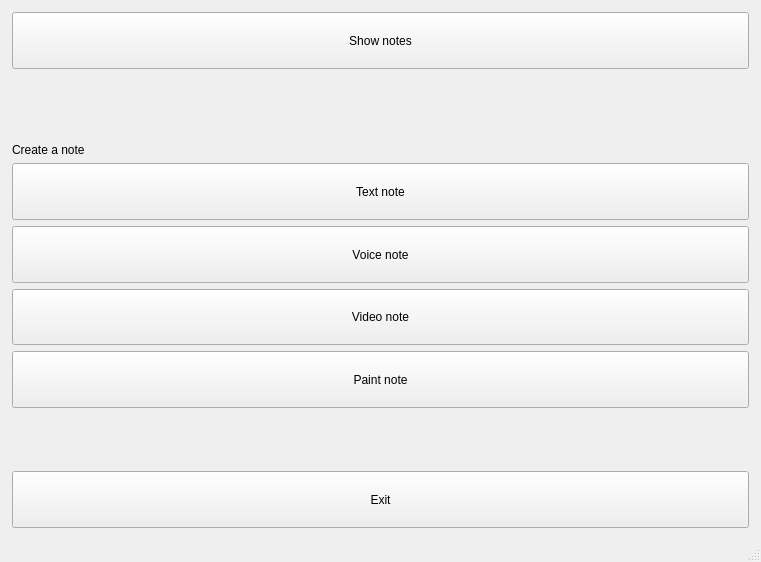
<?xml version="1.0" encoding="UTF-8"?>
<ui version="4.0">
 <class>MainWindow</class>
 <widget class="QMainWindow" name="MainWindow">
  <property name="geometry">
   <rect>
    <x>0</x>
    <y>0</y>
    <width>761</width>
    <height>562</height>
   </rect>
  </property>
  <property name="windowTitle">
   <string>Notessa</string>
  </property>
  <widget class="QWidget" name="centralwidget">
   <layout class="QVBoxLayout" name="verticalLayout_2">
    <item>
     <layout class="QVBoxLayout" name="verticalLayout">
      <property name="sizeConstraint">
       <enum>QLayout::SetDefaultConstraint</enum>
      </property>
      <property name="leftMargin">
       <number>3</number>
      </property>
      <property name="topMargin">
       <number>3</number>
      </property>
      <property name="rightMargin">
       <number>3</number>
      </property>
      <property name="bottomMargin">
       <number>3</number>
      </property>
      <item>
       <widget class="QPushButton" name="showNotesButton">
        <property name="sizePolicy">
         <sizepolicy hsizetype="Expanding" vsizetype="Expanding">
          <horstretch>0</horstretch>
          <verstretch>0</verstretch>
         </sizepolicy>
        </property>
        <property name="text">
         <string>Show notes</string>
        </property>
       </widget>
      </item>
      <item>
       <spacer name="verticalSpacer">
        <property name="orientation">
         <enum>Qt::Vertical</enum>
        </property>
        <property name="sizeHint" stdset="0">
         <size>
          <width>20</width>
          <height>68</height>
         </size>
        </property>
       </spacer>
      </item>
      <item>
       <widget class="QLabel" name="createNoteLabel">
        <property name="frameShape">
         <enum>QFrame::NoFrame</enum>
        </property>
        <property name="frameShadow">
         <enum>QFrame::Plain</enum>
        </property>
        <property name="lineWidth">
         <number>3</number>
        </property>
        <property name="text">
         <string>Create a note</string>
        </property>
        <property name="scaledContents">
         <bool>false</bool>
        </property>
       </widget>
      </item>
      <item>
       <widget class="QPushButton" name="createTextNoteButton">
        <property name="sizePolicy">
         <sizepolicy hsizetype="Expanding" vsizetype="Expanding">
          <horstretch>0</horstretch>
          <verstretch>0</verstretch>
         </sizepolicy>
        </property>
        <property name="text">
         <string>Text note</string>
        </property>
       </widget>
      </item>
      <item>
       <widget class="QPushButton" name="createVoiceNoteButton">
        <property name="sizePolicy">
         <sizepolicy hsizetype="Expanding" vsizetype="Expanding">
          <horstretch>0</horstretch>
          <verstretch>0</verstretch>
         </sizepolicy>
        </property>
        <property name="text">
         <string>Voice note</string>
        </property>
       </widget>
      </item>
      <item>
       <widget class="QPushButton" name="createVideoNoteButton">
        <property name="sizePolicy">
         <sizepolicy hsizetype="Expanding" vsizetype="Expanding">
          <horstretch>0</horstretch>
          <verstretch>0</verstretch>
         </sizepolicy>
        </property>
        <property name="text">
         <string>Video note</string>
        </property>
       </widget>
      </item>
      <item>
       <widget class="QPushButton" name="createPaintNoteButton">
        <property name="sizePolicy">
         <sizepolicy hsizetype="Expanding" vsizetype="Expanding">
          <horstretch>0</horstretch>
          <verstretch>0</verstretch>
         </sizepolicy>
        </property>
        <property name="text">
         <string>Paint note</string>
        </property>
       </widget>
      </item>
      <item>
       <spacer name="verticalSpacer_2">
        <property name="orientation">
         <enum>Qt::Vertical</enum>
        </property>
        <property name="sizeHint" stdset="0">
         <size>
          <width>20</width>
          <height>40</height>
         </size>
        </property>
       </spacer>
      </item>
      <item>
       <widget class="QPushButton" name="closeApplicationButton">
        <property name="sizePolicy">
         <sizepolicy hsizetype="Expanding" vsizetype="Expanding">
          <horstretch>0</horstretch>
          <verstretch>0</verstretch>
         </sizepolicy>
        </property>
        <property name="text">
         <string>Exit</string>
        </property>
       </widget>
      </item>
     </layout>
    </item>
   </layout>
  </widget>
  <widget class="QStatusBar" name="statusbar"/>
 </widget>
 <resources/>
 <connections/>
</ui>
